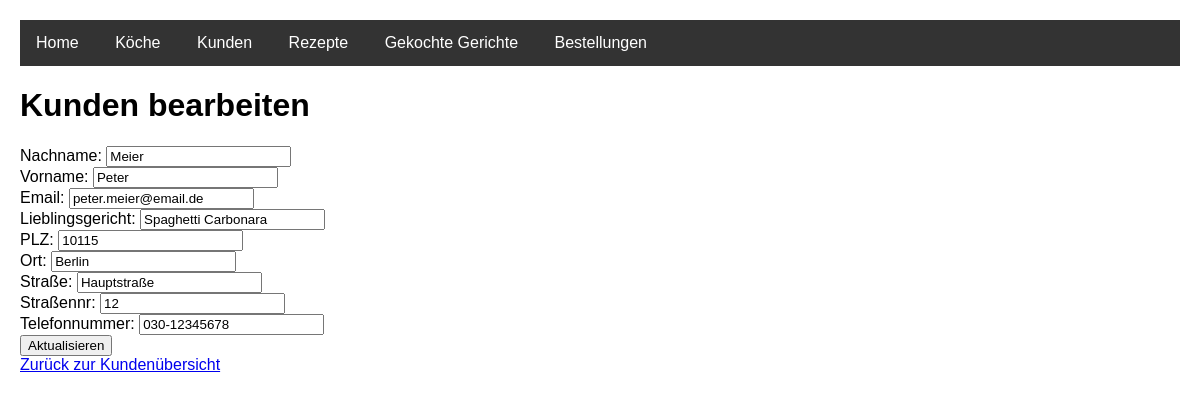
Page /kunde_bearbeiten.php?id=1 on the committed database.
### tables this page shows
CREATE TABLE Kunde (
    kundeID INT PRIMARY KEY AUTO_INCREMENT,
    nachname VARCHAR(50) NOT NULL,
    vorname VARCHAR(50) NOT NULL,
    email VARCHAR(255),
    lieblingsgericht TEXT,
    plz VARCHAR(10),
    ort VARCHAR(50),
    strasse VARCHAR(50),
    strassenr VARCHAR(10),
    telefonnr VARCHAR(20)
);

### kunde_bearbeiten.php (the view, shortened to what this page needs)
<!DOCTYPE HTML>
<html lang="de">
<head>
    <link rel="stylesheet" type="text/css" href="styles.css" />
</head>
<body>
    <?php require_once("navigation.inc.php"); ?>
    <h1>Kunden bearbeiten</h1>
    <?php
    require_once("db.inc.php");
    $kundeID = isset($_GET['id']) ? (int)$_GET['id'] : 0;
    if ($kundeID > 0) {
        $result = $mysqli->query("SELECT * FROM Kunde WHERE kundeID = $kundeID");
        if ($result->num_rows > 0) {
            $row = $result->fetch_assoc();
            ?>
            <form action="kunde_aktualisieren.php" method="post">
                <label for="nachname">Nachname:</label>
                <input type="text" id="nachname" name="nachname" value="<?php echo htmlspecialchars($row['nachname']); ?>" required><br>
                <label for="vorname">Vorname:</label>
                <input type="text" id="vorname" name="vorname" value="<?php echo htmlspecialchars($row['vorname']); ?>" required><br>
                <label for="email">Email:</label>
                <input type="email" id="email" name="email" value="<?php echo htmlspecialchars($row['email']); ?>" required><br>
                <label for="lieblingsgericht">Lieblingsgericht:</label>
                <input type="text" id="lieblingsgericht" name="lieblingsgericht" value="<?php echo htmlspecialchars($row['lieblingsgericht']); ?>"><br>
                <label for="plz">PLZ:</label>
                <input type="text" id="plz" name="plz" value="<?php echo htmlspecialchars($row['plz']); ?>" required><br>
                <label for="ort">Ort:</label>
                <input type="text" id="ort" name="ort" value="<?php echo htmlspecialchars($row['ort']); ?>" required><br>
                <label for="strasse">Straße:</label>
                <input type="text" id="strasse" name="strasse" value="<?php echo htmlspecialchars($row['strasse']); ?>" required><br>
                <label for="strassenr">Straßennr:</label>
                <input type="text" id="strassenr" name="strassenr" value="<?php echo htmlspecialchars($row['strassenr']); ?>" required><br>
                <label for="telefonnr">Telefonnummer:</label>
                <input type="text" id="telefonnr" name="telefonnr" value="<?php echo htmlspecialchars($row['telefonnr']); ?>" required><br>
                <input type="submit" value="Aktualisieren">
            </form>
            <?php
        } else {
            echo "Kunde nicht gefunden.";
        }
    } else {
        echo "Ungültige Kunden-ID.";
    }
    ?>
    <a href="kunden.php">Zurück zur Kundenübersicht</a>
</body>
</html>

### styles.css (style rules this page uses)
body { font-family: Arial, sans-serif; margin: 20px; }

### rows in the picture
kunde: nachname "Meier", vorname "Peter", email "peter.meier@email.de", lieblingsgericht "Spaghetti Carbonara", plz "10115", ort "Berlin", strasse "Hauptstraße", strassenr "12", telefonnr "030-12345678"
